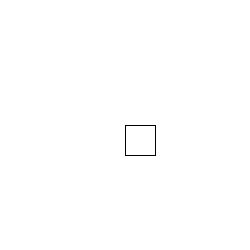
Frame 1 (no input)
Frame 60 (the mouse pressed at the canvas centre just before this capture): identical to frame 1, image omitted
Frame 120 (the mouse held since frame 60 and released just before this capture): identical to frame 1, image omitted

The Processing sketch that drew this single still picture (run headless with seeded random() and noise(); from frame 60 on, the mouse is pressed at the canvas centre):

// Processing sketch: processing_129584
// ── processing_129584.pde

int counter;

void setup() {  //setup function called initially, only once
  size(250, 250);
  background(255);  //set background white
  colorMode(HSB);   //set colors to Hue, Saturation, Brightness mode
  counter = 0;
}

void draw() {  //draw function loops 
   rect(125,125,30,30);
}
